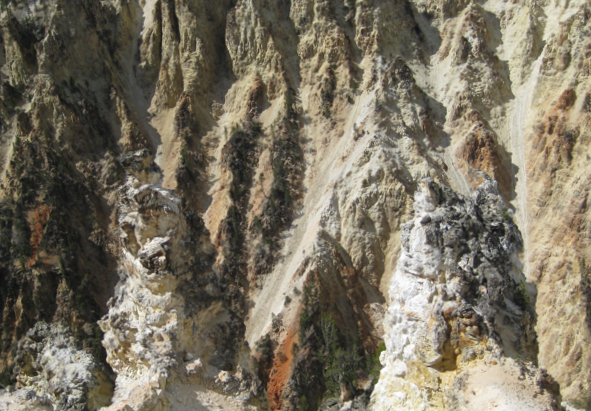
%> input picture Uncalibrated Provided_image/I1Rect_Yellow.png, 591 x 411 px
$ octave Depth_map.m   (GNU Octave 9; MATLAB toolbox functions it lacks are replaced by stand-ins)
%> lines starting %> are read from the running program, lines starting %| are printed output that depends on the picture
### Epipolar Geometry & Depth Map/disparity.m
function disparityMap = disparity(I1, I2, varargin)
% disparityBM Computes disparity map using block matching.
%
%
%   disparityMap = disparityBM(..., Name, Value) specifies additional
%   name-value pairs described below:
%
%   'DisparityRange'       A two-element vector, [MinDisparity
%                          MaxDisparity], defining the range of disparity.
%                          MinDisparity and MaxDisparity must be integers,
%                          within the range (-image width, image width) and
%                          their difference must be divisible by 16.
%
%                          Default: [0 64]
%
%   'BlockSize'            A positive odd integer that specifies the width
%                          of each square block of pixels used for
%                          comparing I1 and I2. BlockSize must be in the
%                          range [5 255].
%
%                          Default: 15
%
%   'ContrastThreshold'    A scalar value, defining the acceptable range of
%                          contrast values. Increasing this parameter
%                          results in fewer pixels being marked as
%                          unreliable. The ContrastThreshold must be in the
%                          range (0 1].
%
%                          Default: 0.5


%--------------------------------------------------------------------------
% Parse the inputs
%--------------------------------------------------------------------------
r = parseInputs(I1, I2, varargin{:});

% BlockMatching method parameters
% -------------------------------

% preFilterCap minimum value allowed in OpenCV
if (r.ContrastThreshold < 0.016)
    r.ContrastThreshold = 0.016;
end
optBM.preFilterCap        = int32(floor(63 * r.ContrastThreshold));
optBM.SADWindowSize       = int32(r.BlockSize);
optBM.minDisparity        = int32(r.DisparityRange(1));
optBM.numberOfDisparities = int32(r.DisparityRange(2) - r.DisparityRange(1));
optBM.uniquenessRatio     = int32(r.UniquenessThreshold);

% parameters unique to block matching
optBM.textureThreshold    = int32(255 * r.TextureThreshold * r.BlockSize^2);

% OpenCV parameters that are not exposed as optional parameters
optBM.preFilterType       = int32(0); % Fixed to CV_STEREO_BM_NORMALIZED_RESPONSE
optBM.preFilterSize       = int32(15);
optBM.trySmallerWindows   = int32(0);

% OpenCV parameters that are not exposed as optional parameters

if isempty(r.DistanceThreshold)
    optBM.disp12MaxDiff       = int32(-1);
else
    optBM.disp12MaxDiff       = int32(r.DistanceThreshold);
end
%--------------------------------------------------------------------------
% Other OpenCV parameters which are not exposed in the main interface
%--------------------------------------------------------------------------

optBM.speckleWindowSize   = int32(0);
optBM.speckleRange        = int32(0);

%--------------------------------------------------------------------------
% Disparity pixel invalidation value
%--------------------------------------------------------------------------
optBM.invalidDisparityValue = NaN('single');

%--------------------------------------------------------------------------
% Compute disparity
%--------------------------------------------------------------------------
I1_u8 = im2uint8(I1);
I2_u8 = im2uint8(I2);

if isSimMode()
    disparityMap = ocvDisparityBM(I1_u8, I2_u8, optBM);

else
    disparityMap = vision.internal.buildable.disparityBMBuildable.disparityBM_compute(...
        I1_u8, I2_u8, optBM);
end

%==========================================================================
% Parse and check inputs
%==========================================================================
function r = parseInputs(I1, I2, varargin)
% Error out if logical images are inputs
if isSimMode()
    if(islogical(I1) || islogical(I2))
        error( message('vision:disparity:logicalImagesNotSupported') );
    end
else
    errIf(islogical(I1) || islogical(I2),...
        'vision:disparity:logicalImagesNotSupported');
end
vision.internal.inputValidation.validateImagePairForDisparity(I1, I2, 'I1', 'I2', 'grayscale');
imageSize = size(I1);
r = parseOptionalInputs(imageSize, varargin{:});

%==========================================================================
% [7 lines left out: function parseOptionalInputs, not called in this run]

%==========================================================================
% [75 lines left out: functions parseOptionalInputs_cg, parseOptionalInputs_sim, not called in this run]

%==========================================================================
% [9 lines left out: function getDefaultParameters, not called in this run]

%==========================================================================
% [9 lines left out: function getDefaultParametersNoVal, not called in this run]

%==========================================================================
% [6 lines left out: function getEmlParserProperties, not called in this run]


%==========================================================================
% [5 lines left out: function checkContrastThreshold, not called in this run]

%==========================================================================
% [7 lines left out: function checkBlockSize, not called in this run]

%==========================================================================
% [17 lines left out: function checkDisparityRange, not called in this run]

%==========================================================================
% [5 lines left out: function checkTextureThreshold, not called in this run]

%==========================================================================
% [5 lines left out: function checkUniquenessThreshold, not called in this run]

%==========================================================================
% [8 lines left out: function checkDistanceThreshold, not called in this run]

%==========================================================================
function flag = isSimMode()

flag = isempty(coder.target);

%==========================================================================
function errIf(condition, msgID, varargin)

coder.internal.errorIf(condition, msgID, varargin{:});

### Uncalibrated Provided_image/Depth_map.m
%% Read the rectified images
I1 = imread('/Users/liujiaoyang/Documents/MATLAB/Three_Dimensional_Reconstruction/Uncalibrated Provided_image/I1Rect_Yellow.png');
%> I1 is the input picture: size 411x591x3 uint8; mean R, G, B 121.1, 113.5, 97.1
I2 = imread('/Users/liujiaoyang/Documents/MATLAB/Three_Dimensional_Reconstruction/Uncalibrated Provided_image/I2Rect_Yellow.png');
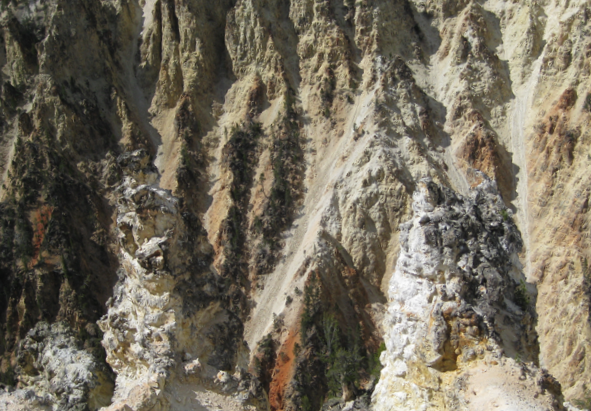
%> input picture Uncalibrated Provided_image/I2Rect_Yellow.png, 591 x 411 px
%> I2 is the input picture: size 411x591x3 uint8; mean R, G, B 115.4, 108.1, 92.6

%% Convert the rectified input color images to grayscale images.
J1 = rgb2gray(I1);
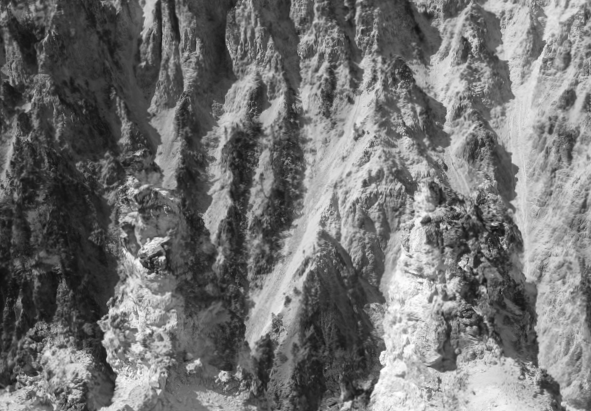
%> J1: size 411x591 uint8; min 14, max 255, mean 113.9
J2 = rgb2gray(I2);
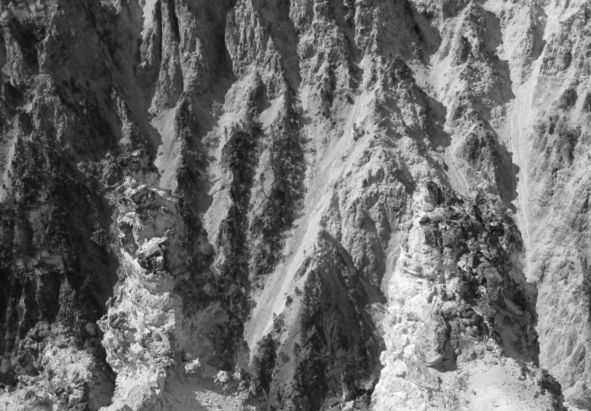
%> J2: size 411x591 uint8; min 11, max 254, mean 108.5
%> the run ends on the next line

%% Compute the disparity map
disparityRange = [0 64];
%disparityMap = disparitySGM(J1,J2);
disparityMap = disparity(J1,J2,'DisparityRange',disparityRange,'UniquenessThreshold',15);
